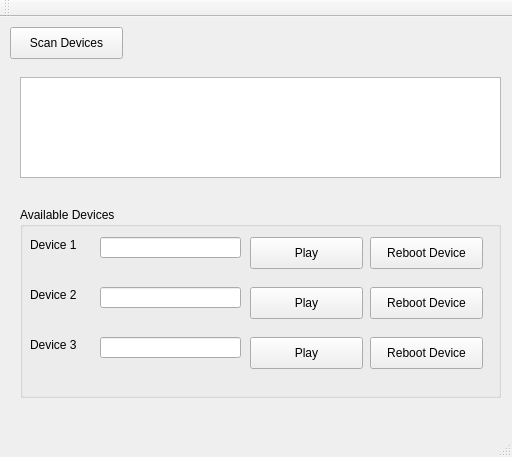
<?xml version="1.0" encoding="UTF-8"?>
<ui version="4.0">
 <class>MainWindow</class>
 <widget class="QMainWindow" name="MainWindow">
  <property name="geometry">
   <rect>
    <x>0</x>
    <y>0</y>
    <width>512</width>
    <height>457</height>
   </rect>
  </property>
  <property name="windowTitle">
   <string>Foundry HaaS Ver. 0.1</string>
  </property>
  <widget class="QWidget" name="centralWidget">
   <widget class="QPushButton" name="scanButton">
    <property name="geometry">
     <rect>
      <x>10</x>
      <y>10</y>
      <width>113</width>
      <height>32</height>
     </rect>
    </property>
    <property name="text">
     <string>Scan Devices</string>
    </property>
   </widget>
   <widget class="QTextEdit" name="textEdit">
    <property name="enabled">
     <bool>true</bool>
    </property>
    <property name="geometry">
     <rect>
      <x>20</x>
      <y>60</y>
      <width>481</width>
      <height>101</height>
     </rect>
    </property>
    <property name="readOnly">
     <bool>true</bool>
    </property>
   </widget>
   <widget class="QGroupBox" name="groupBox">
    <property name="geometry">
     <rect>
      <x>20</x>
      <y>190</y>
      <width>481</width>
      <height>191</height>
     </rect>
    </property>
    <property name="title">
     <string>Available Devices</string>
    </property>
    <widget class="QLabel" name="label">
     <property name="geometry">
      <rect>
       <x>10</x>
       <y>30</y>
       <width>58</width>
       <height>16</height>
      </rect>
     </property>
     <property name="text">
      <string>Device 1</string>
     </property>
    </widget>
    <widget class="QLabel" name="label_2">
     <property name="geometry">
      <rect>
       <x>10</x>
       <y>80</y>
       <width>58</width>
       <height>16</height>
      </rect>
     </property>
     <property name="text">
      <string>Device 2</string>
     </property>
    </widget>
    <widget class="QLabel" name="label_3">
     <property name="geometry">
      <rect>
       <x>10</x>
       <y>130</y>
       <width>58</width>
       <height>16</height>
      </rect>
     </property>
     <property name="text">
      <string>Device 3</string>
     </property>
    </widget>
    <widget class="QLineEdit" name="lineEdit">
     <property name="geometry">
      <rect>
       <x>80</x>
       <y>30</y>
       <width>141</width>
       <height>21</height>
      </rect>
     </property>
     <property name="readOnly">
      <bool>true</bool>
     </property>
    </widget>
    <widget class="QLineEdit" name="lineEdit_2">
     <property name="geometry">
      <rect>
       <x>80</x>
       <y>80</y>
       <width>141</width>
       <height>21</height>
      </rect>
     </property>
    </widget>
    <widget class="QLineEdit" name="lineEdit_3">
     <property name="geometry">
      <rect>
       <x>80</x>
       <y>130</y>
       <width>141</width>
       <height>21</height>
      </rect>
     </property>
    </widget>
    <widget class="QPushButton" name="playButton">
     <property name="geometry">
      <rect>
       <x>230</x>
       <y>30</y>
       <width>113</width>
       <height>32</height>
      </rect>
     </property>
     <property name="text">
      <string>Play</string>
     </property>
    </widget>
    <widget class="QPushButton" name="pushButton_3">
     <property name="geometry">
      <rect>
       <x>350</x>
       <y>30</y>
       <width>113</width>
       <height>32</height>
      </rect>
     </property>
     <property name="text">
      <string>Reboot Device</string>
     </property>
    </widget>
    <widget class="QPushButton" name="pushButton_4">
     <property name="geometry">
      <rect>
       <x>230</x>
       <y>80</y>
       <width>113</width>
       <height>32</height>
      </rect>
     </property>
     <property name="text">
      <string>Play</string>
     </property>
    </widget>
    <widget class="QPushButton" name="pushButton_5">
     <property name="geometry">
      <rect>
       <x>350</x>
       <y>80</y>
       <width>113</width>
       <height>32</height>
      </rect>
     </property>
     <property name="text">
      <string>Reboot Device</string>
     </property>
    </widget>
    <widget class="QPushButton" name="pushButton_6">
     <property name="geometry">
      <rect>
       <x>230</x>
       <y>130</y>
       <width>113</width>
       <height>32</height>
      </rect>
     </property>
     <property name="text">
      <string>Play</string>
     </property>
    </widget>
    <widget class="QPushButton" name="pushButton_7">
     <property name="geometry">
      <rect>
       <x>350</x>
       <y>130</y>
       <width>113</width>
       <height>32</height>
      </rect>
     </property>
     <property name="text">
      <string>Reboot Device</string>
     </property>
    </widget>
   </widget>
   <zorder>scanButton</zorder>
   <zorder>textEdit</zorder>
   <zorder>label</zorder>
   <zorder>groupBox</zorder>
  </widget>
  <widget class="QMenuBar" name="menuBar">
   <property name="geometry">
    <rect>
     <x>0</x>
     <y>0</y>
     <width>512</width>
     <height>22</height>
    </rect>
   </property>
  </widget>
  <widget class="QToolBar" name="mainToolBar">
   <attribute name="toolBarArea">
    <enum>TopToolBarArea</enum>
   </attribute>
   <attribute name="toolBarBreak">
    <bool>false</bool>
   </attribute>
  </widget>
  <widget class="QStatusBar" name="statusBar"/>
 </widget>
 <layoutdefault spacing="6" margin="11"/>
 <resources/>
 <connections/>
</ui>
